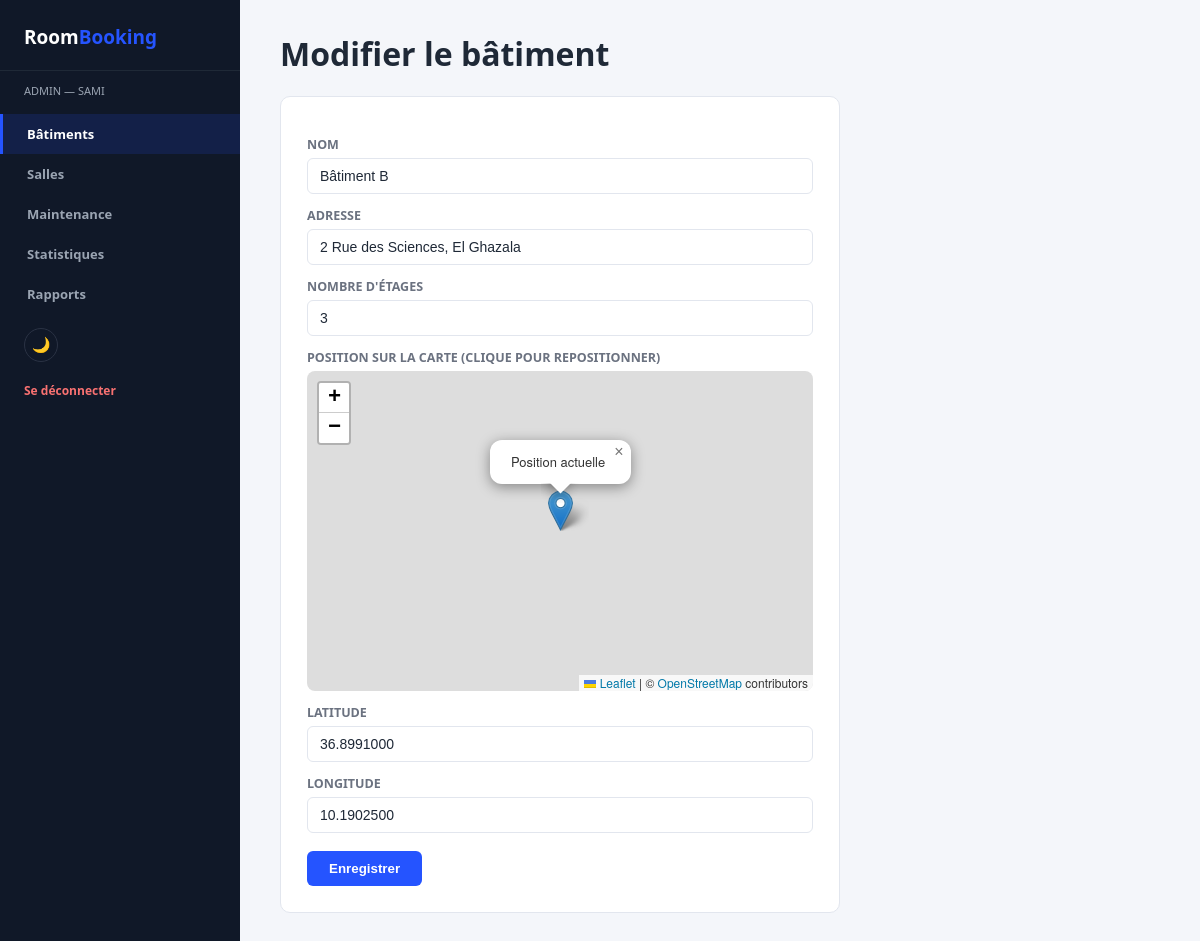
Page /View/Back/updateBatiment.php?id=2 (signed in) on the committed database.
### tables this page shows
CREATE TABLE batiment (
    id INT AUTO_INCREMENT PRIMARY KEY,
    nom VARCHAR(100) NOT NULL,
    adresse VARCHAR(150) NOT NULL,
    nombre_etages INT NOT NULL,
    latitude DECIMAL(10,7) NOT NULL,
    longitude DECIMAL(10,7) NOT NULL
);

### Controller/BatimentController.php (called while the page is built, shortened)
<?php
class BatimentController
{
    public function getBatimentById($id)
    {
        $pdo = config::getConnexion();
        $stmt = $pdo->prepare("SELECT * FROM batiment WHERE id = :id");
        $stmt->execute(['id' => $id]);
        return $stmt->fetch();
    }
}

### View/Back/updateBatiment.php (the view, shortened to what this page needs)
<?php
require_once __DIR__ . '/../../Controller/BatimentController.php';
$controller = new BatimentController();
$id = $_GET['id'] ?? null;
$data = $controller->getBatimentById($id);
?>
<!DOCTYPE html>
<html lang="fr">
<head>
<link rel="stylesheet" href="assets/css/admin.css">
<link rel="stylesheet" href="https://unpkg.com/leaflet@1.9.4/dist/leaflet.css" />
</head>
<body>
<?php include 'sidebar.php'; ?>
<div class="content">
    <h1>Modifier le bâtiment</h1>
    <form id="batimentForm" class="admin-form" method="POST" action="updateBatiment.php?id=<?= $data['id'] ?>" novalidate>
        <label for="nom">Nom</label>
        <input type="text" id="nom" name="nom" value="<?= htmlspecialchars($data['nom']) ?>">
        <label for="adresse">Adresse</label>
        <input type="text" id="adresse" name="adresse" value="<?= htmlspecialchars($data['adresse']) ?>">
        <label for="etages">Nombre d'étages</label>
        <input type="number" id="etages" name="etages" value="<?= (int)$data['nombre_etages'] ?>">
        <label>Position sur la carte (clique pour repositionner)</label>
        <div id="map" style="height:320px; border-radius:8px; margin-bottom:10px;"></div>
        <label for="latitude">Latitude</label>
        <input type="text" id="latitude" name="latitude" value="<?= htmlspecialchars($data['latitude']) ?>" readonly>
        <label for="longitude">Longitude</label>
        <input type="text" id="longitude" name="longitude" value="<?= htmlspecialchars($data['longitude']) ?>" readonly>
        <button type="submit" class="btn">Enregistrer</button>
    </form>
</div>
</body>
</html>

### View/Back/assets/css/admin.css (style rules this page uses)
:root { --bg:#f4f6fa; --panel:#ffffff; --line:#e2e6ee; --text:#1f2937; --text-dim:#6b7280; --primary:#2554ff; --primary-dark:#1a3fd6; --success:#16a34a; --danger:#dc2626; --warning:#d97706; --sidebar-bg:#101828; --sidebar-text:#9aa4b2; --table-header-bg:#f9fafc; --input-bg:#ffffff; --circle-track:#eef0f4; --radius:10px; }
* { box-sizing:border-box; }
body { margin:0; background:var(--bg); color:var(--text); transition:background .2s, color .2s; font-family:'Segoe UI',Roboto,Arial,sans-serif; display:flex; min-height:100vh; }
.content { flex:1; padding:32px 40px; }
.content h1 { margin-top:0; }
form.admin-form { max-width:560px; background:var(--panel); border:1px solid var(--line); border-radius:var(--radius); padding:26px; }
form.admin-form label { display:block; margin:13px 0 5px; font-size:12.5px; color:var(--text-dim); text-transform:uppercase; font-weight:700; }
form.admin-form input, form.admin-form select, form.admin-form textarea { width:100%; padding:9px 12px; background:var(--input-bg); border:1px solid var(--line); border-radius:6px; color:var(--text); font-size:14px; }
.btn { margin-top:18px; background:var(--primary); color:#fff; border:none; padding:10px 22px; border-radius:6px; font-weight:700; cursor:pointer; }

### rows in the picture
batiment: nom "Bâtiment B", adresse "2 Rue des Sciences, El Ghazala", etages "3", latitude "36.8991000", longitude "10.1902500"

### other values in the picture
$role "ADMIN"
$_SESSION['prenom'] "SAMI"
